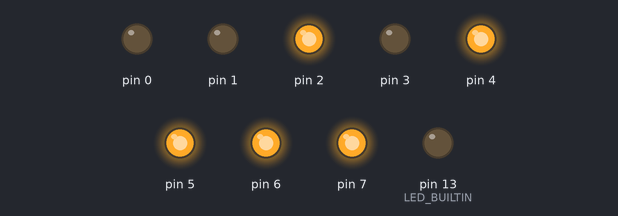
Recording of a sketch running on a simulated Arduino Uno, built with avr-gcc and run on an emulated ATmega328P. On the bench: output pins drawn as LEDs (lit = HIGH).

Above: at 6.8 s.
Timing chart, 0 to 31.9 s (numbered marks = the images above):
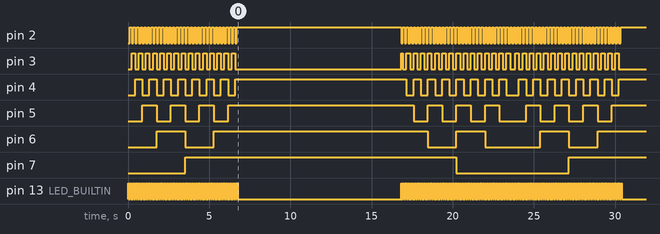

Measured:
- by itself, pin 2: goes 30 × (HIGH 0.11 s, LOW 0.11 s), HIGH 10.1 s, 61 × (LOW 0.11 s, HIGH 0.11 s), LOW 0.11 s, then HIGH
- by itself, pin 3: LOW → HIGH at 0.22 s, → LOW 0.22 s later, → HIGH 0.22 s later, → LOW 0.22 s later, … (92 changes in this stretch)
- by itself, pin 5: goes 3 × (HIGH 0.88 s, LOW 0.88 s), HIGH 11.4 s, 3 × (LOW 0.88 s, HIGH 0.88 s), LOW 1.7 s, 3 × (HIGH 0.88 s, LOW 0.88 s), then HIGH
- by itself, pin 6: LOW → HIGH at 1.8 s, → LOW 1.8 s later, → HIGH 1.8 s later, → LOW 13.2 s later, … (9 changes in this stretch)
- by itself, pin 7: LOW → HIGH at 3.5 s, → LOW 16.7 s later, → HIGH 6.9 s later
- by itself, pin 13 (LED_BUILTIN): goes 61 × (HIGH 0.06 s, LOW 0.06 s), HIGH 0.06 s, LOW 10.1 s, 123 × (HIGH 0.06 s, LOW 0.06 s), HIGH 0.06 s, then LOW
- by itself, pin 4: goes 7 × (HIGH 0.44 s, LOW 0.44 s), HIGH 10.6 s, 7 × (LOW 0.44 s, HIGH 0.44 s), LOW 0.77 s, 7 × (HIGH 0.44 s, LOW 0.44 s), then HIGH

The sketch:

Dad_ShutterPedalSimulator.ino
```cpp
void setup() {
  // put your setup code here, to run once:
  DDRD = B11111111; // set PORTD (digital 7~0) to outputs
}


void _set(int i) {
  PORTD=i<<2;
//     Serial.println(i<<2);
}


void loop() {
  // put your main code here, to run repeatedly:


  // nice speeds 50
  int iStepDelay=110;

  pinMode(LED_BUILTIN, OUTPUT);

  int i=0;

  while (true) {
    while (i<62) {
      _set(i);
      i++;

      digitalWrite(LED_BUILTIN, HIGH);

      delay(iStepDelay/2);

      digitalWrite(LED_BUILTIN, LOW);

      delay(iStepDelay/2);
    }


//  while (true) {
//
//  }
    delay(10000);

    while (i>0) {
      _set(i);
      i=i-1;

      digitalWrite(LED_BUILTIN, HIGH);

      delay(iStepDelay/2);

      digitalWrite(LED_BUILTIN, LOW);

      delay(iStepDelay/2);
    }
  }
}
```
